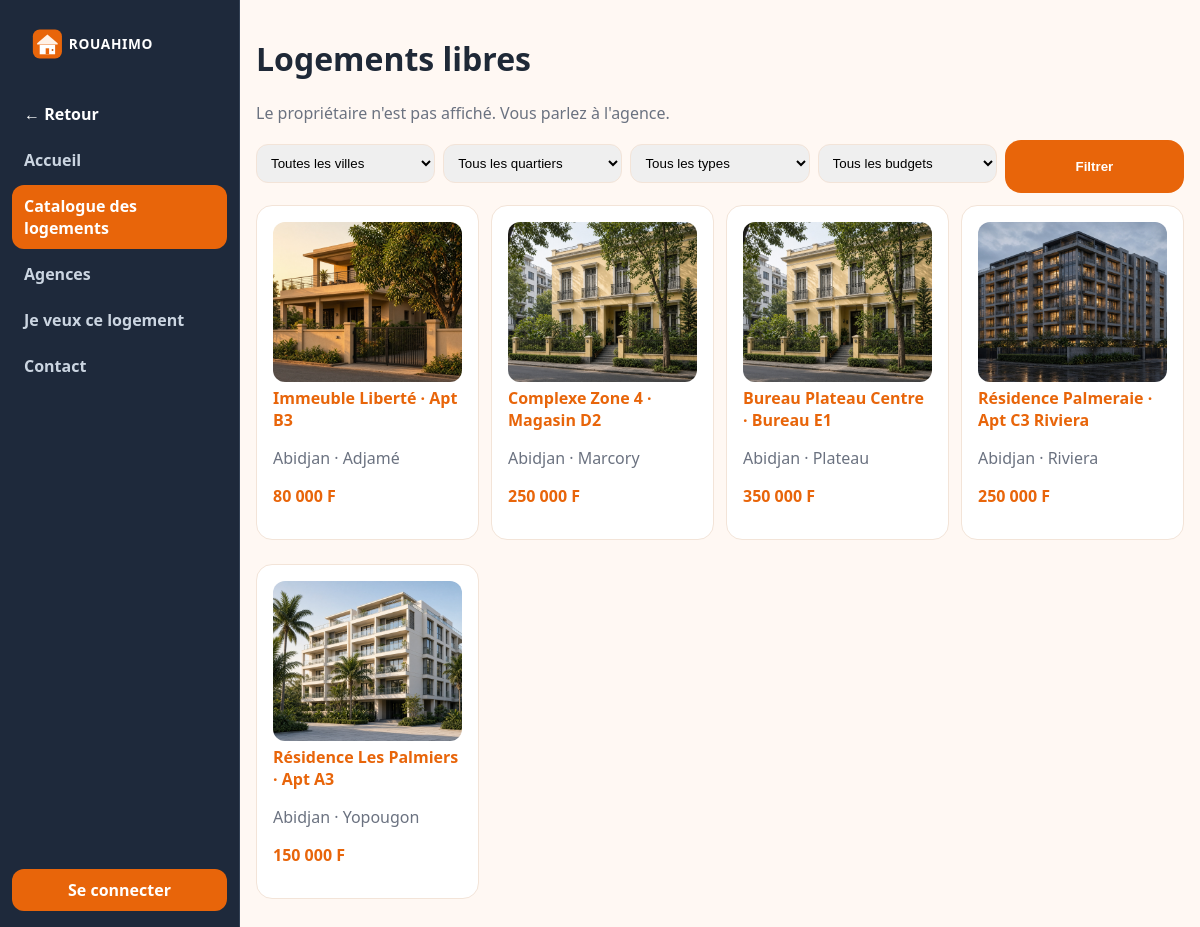
Screenshot of /?p=public&s=catalogue with the database file from the repository.
### tables this page shows
CREATE TABLE `locaux` (
    `local_id`                INT AUTO_INCREMENT PRIMARY KEY,
    `bien_id`                 INT NOT NULL,
    `nom`                     VARCHAR(100) DEFAULT NULL,
    `description`             TEXT DEFAULT NULL,
    `type_local`              ENUM('appartement','maison','magasin','bureau','studio','villa','autre') DEFAULT NULL,
    `surface`                 DECIMAL(8,2) DEFAULT NULL,
    `nombre_pieces`           INT DEFAULT NULL,
    `prix_loyer`              DECIMAL(12,2) DEFAULT NULL,
    `charges`                 DECIMAL(12,2) DEFAULT 0.00,
    `caution_mois`            INT DEFAULT 2,
    `avance_mois`             INT DEFAULT 1,
    `statut`                  ENUM('occupe','libre','reserve') DEFAULT 'libre',
    KEY `idx_locaux_bien` (`bien_id`),
    KEY `idx_locaux_statut` (`statut`),
    CONSTRAINT `fk_locaux_bien` FOREIGN KEY (`bien_id`)
        REFERENCES `biens` (`bien_id`) ON DELETE CASCADE ON UPDATE CASCADE
);

CREATE TABLE `biens` (
    `bien_id`                 INT AUTO_INCREMENT PRIMARY KEY,
    `agence_id`               INT DEFAULT NULL,
    `proprietaire_id`         INT DEFAULT NULL,
    `nom`                     VARCHAR(150) NOT NULL,
    `description`             TEXT DEFAULT NULL,
    `pays`                    VARCHAR(80) DEFAULT 'Côte d''Ivoire',
    `ville`                   VARCHAR(80) DEFAULT NULL,
    `quartier`                VARCHAR(80) DEFAULT NULL,
    `adresse`                 TEXT DEFAULT NULL,
    `longitude`               DECIMAL(10,7) DEFAULT NULL,
    `latitude`                DECIMAL(10,7) DEFAULT NULL,
    `statut`                  ENUM('actif','inactif') DEFAULT 'actif',
    KEY `idx_biens_agence` (`agence_id`),
    KEY `idx_biens_proprietaire` (`proprietaire_id`),
    CONSTRAINT `fk_biens_agence` FOREIGN KEY (`agence_id`)
        REFERENCES `agences` (`agence_id`) ON DELETE SET NULL ON UPDATE CASCADE,
    CONSTRAINT `fk_biens_proprietaire` FOREIGN KEY (`proprietaire_id`)
        REFERENCES `proprietaires` (`proprietaire_id`) ON DELETE SET NULL ON UPDATE CASCADE
);

CREATE TABLE `albums` (
    `album_id`                INT AUTO_INCREMENT PRIMARY KEY,
    `nom`                     VARCHAR(150) DEFAULT NULL,
    `type_media`              ENUM('photos','videos','audio','documents') DEFAULT 'photos',
    `url`                     TEXT DEFAULT NULL,
    `module`                  ENUM(
                                'reclamation','transaction','loyer','etat_lieux','contrat',
                                'bien','local','proprietaire','locataire','journee_caisse',
                                'utilisateur_caisse','caisse','utilisateur_permission',
                                'agence','utilisateur','societe','depense','versement_banque',
                                'demande_location','reversement','restitution_caution'
                              ) DEFAULT NULL,
    `module_id`               INT DEFAULT NULL,
    `statut`                  ENUM('actif','inactif') DEFAULT 'actif',
    KEY `idx_albums_module` (`module`,`module_id`)
);

### index.php (the view, shortened to what this page needs)
<?php
$cfg = require __DIR__ . '/config.php';
function h(?string $s): string { return htmlspecialchars((string) $s, ENT_QUOTES, 'UTF-8'); }
function fcfa(float $n): string { return number_format($n, 0, ',', ' ') . ' F'; }
function db(): PDO {
    static $pdo = null;
    if ($pdo) return $pdo;
    global $cfg;
    $pdo = new PDO(
        "mysql:host={$cfg['host']};port={$cfg['port']};dbname={$cfg['name']};charset=utf8mb4",
        $cfg['user'],
        $cfg['pass'],
        [PDO::ATTR_ERRMODE => PDO::ERRMODE_EXCEPTION, PDO::ATTR_DEFAULT_FETCH_MODE => PDO::FETCH_ASSOC]
    );
    return $pdo;
}
function me(): ?array { return $_SESSION['user'] ?? null; }
function q(string $sql, array $a = []): array {
    $st = db()->prepare($sql);
    $st->execute($a);
    return $st->fetchAll();
}
function one(string $sql, array $a = []): ?array {
    $rows = q($sql, $a);
    return $rows[0] ?? null;
}
function photoLocal(int $localId, int $bienId): string {
    $r = one('SELECT url FROM albums WHERE module = "local" AND module_id = ? AND statut = "actif" ORDER BY album_id LIMIT 1', [$localId]);
    return $r['url'] ?? photoBien($bienId);
}
$errDb = null;
$p = $_GET['p'] ?? (me() ? 'accueil' : 'arrivee');
?><!doctype html>
<html lang="fr">
<head>
</head>
<body>
<?php if ($errDb): ?>
<main class="paper"><h1>Base non trouvée</h1>
<p>Importez <strong>sql/rouahimo.sql</strong> dans phpMyAdmin (base <strong>rouahimo</strong>), puis rechargez.</p>
<p class="muted"><?= h($errDb) ?></p>
<p>WampServer doit être vert. Dossier : C:\wamp64\www\rouahimo — http://localhost/rouahimo/</p>
</main>
<?php else:
$public = !me() && $p === 'public';
if ($public) {
    $ps = $_GET['s'] ?? 'accueil';
    echo '<nav class="side5"><a href="?"><img src="assets/logo-rouahimo-menu.svg" alt="ROUAHIMO"></a><a class="back" href="?">← Retour</a>';
    foreach (['accueil' => 'Accueil', 'catalogue' => 'Catalogue des logements', 'agences' => 'Agences', 'demande' => 'Je veux ce logement', 'contact' => 'Contact'] as $id => $label) {
        echo '<a class="' . ($ps === $id || ($id === 'catalogue' && $ps === 'fiche') ? 'on' : '') . '" href="?p=public&s=' . $id . '">' . h($label) . '</a>';
    }
    echo '<a class="side-login" href="?p=login">Se connecter</a></nav><nav class="bottom5">';
    echo '<a href="?p=login">Connexion</a></nav>';
}
?>
<main class="inset">
<div class="pad">
<?php
if (!me() && ($p === 'arrivee' || $p === '')) {
    echo '<div class="welcome"><img src="assets/logo-rouahimo.svg" alt="" style="height:64px"><h1>ROUAHIMO</h1><p>Gestion immobilière pour les agences en Côte d\'Ivoire</p>';
    echo '<a class="btn-fill" href="?p=public">Commencer</a><a class="btn-line" href="?p=login">Se connecter</a></div>';
} elseif ($public) {
    renduPublic((string) ($_GET['s'] ?? 'accueil'));
} elseif ($p === 'refuse' || empty(me()['role'])) {
    echo '<div class="paper card"><h1>Accès refusé</h1><p>Votre rôle n\'ouvre pas cette partie.</p><a class="btn" href="?p=accueil">Retour</a></div>';
}
?>
</div>
</main>
<?php endif; ?>
</body>
</html>
<?php
function renduPublic(string $s): void {
    $rows = q('SELECT l.local_id, l.nom local_nom, l.description, l.type_local, l.surface, l.nombre_pieces, l.prix_loyer, l.charges, l.caution_mois, l.avance_mois, b.bien_id, b.nom bien, b.ville, b.quartier, b.adresse, a.nom agence, a.telephone, a.email, a.logo, a.adresse adresse_agence, a.quartier quartier_agence, a.ville ville_agence FROM locaux l JOIN biens b ON b.bien_id=l.bien_id JOIN agences a ON a.agence_id=b.agence_id WHERE l.statut="libre" ORDER BY b.ville, b.quartier, b.nom');
    $ville = (string) ($_GET['ville'] ?? '');
    $quartier = (string) ($_GET['quartier'] ?? '');
    $type = (string) ($_GET['type'] ?? '');
    $budget = (int) ($_GET['budget'] ?? 0);
    echo '<h1>Logements libres</h1><p class="muted">Le propriétaire n\'est pas affiché. Vous parlez à l\'agence.</p>';
    echo '<form method="get" class="filters"><input type="hidden" name="p" value="public"><input type="hidden" name="s" value="catalogue">';
    echo '<select name="ville"><option value="">Toutes les villes</option>';
    echo '</select><select name="quartier"><option value="">Tous les quartiers</option>';
    echo '</select><select name="type"><option value="">Tous les types</option>';
    echo '</select><select name="budget"><option value="0">Tous les budgets</option>';
    echo '</select><button class="btn" type="submit">Filtrer</button></form><div class="grid">';
    foreach ($rows as $l) {
        $q = 'ville=' . rawurlencode($ville) . '&quartier=' . rawurlencode($quartier) . '&type=' . rawurlencode($type) . '&budget=' . $budget;
        echo '<a class="card" href="?p=public&s=fiche&id=' . (int) $l['local_id'] . '&' . $q . '"><img class="cover" src="' . h(photoLocal((int) $l['local_id'], (int) $l['bien_id'])) . '" alt=""><strong>' . h($l['bien'] . ' · ' . $l['local_nom']) . '</strong><p class="muted">' . h($l['ville'] . ' · ' . $l['quartier']) . '</p><p style="font-weight:800;color:#E8650A">' . fcfa((float) $l['prix_loyer']) . '</p></a>';
    }
    echo '</div>';
}
?>

### index.php (style rules this page uses)
:root { --teal:#E8650A;--ink:#1F2937;--muted:#6B7280;--line:#F3E4D8;--canvas:#FFF8F3 }
* { box-sizing:border-box }
body { margin:0;font-family:"Segoe UI",Helvetica,Arial,sans-serif;color:var(--ink);background:#fff;overflow-x:hidden }
a { color:var(--teal);text-decoration:none }
img.cover { width:100%;height:160px;object-fit:cover;border-radius:12px }
.side5 { position:fixed;top:0;left:0;bottom:0;width:240px;background:#1E293B;border-right:1px solid #334155;display:none;flex-direction:column;gap:4px;padding:16px 12px;z-index:30 }
.side5 img { height:36px;margin:0 8px 12px }
.side5 a,.bottom5 a { color:#CBD5E1;border-radius:12px;padding:10px 12px;font-weight:600 }
.side5 a.on { background:var(--teal);color:#fff }
.side5 a.back { color:#fff }
.side-login { margin-top:auto;background:#E8650A;color:#fff!important;text-align:center }
main.inset { margin-left:0;background:var(--canvas);min-height:100vh;max-width:100%;overflow-x:hidden }
.pad { padding:16px }
.card { background:#fff;border:1px solid var(--line);border-radius:16px;padding:16px;margin-bottom:12px }
.grid { display:grid;gap:12px;grid-template-columns:repeat(auto-fill,minmax(200px,1fr)) }
.btn,.btn-fill,.btn-line { display:inline-block;border-radius:16px;padding:12px 16px;font-weight:700;text-align:center }
.btn,.btn-fill { background:#E8650A;color:#fff;border:0 }
input,select,textarea { width:100%;padding:10px;border:1px solid var(--line);border-radius:12px;margin:4px 0 10px }
.muted { color:var(--muted) }
.filters { display:grid;gap:8px;grid-template-columns:repeat(auto-fit,minmax(160px,1fr));margin-bottom:12px }
.btn,.btn-fill { background:var(--teal) }
@media (min-width:768px) { .side5 { display:flex } }
@media (min-width:768px) { main.inset { margin-left:240px } }

### rows the page displays
locaux: local_id.url (picture), bien+nom "Immeuble Liberté · Apt B3", bien.quartier "Abidjan · Adjamé", prix_loyer "80 000 F"
locaux: local_id.url (picture), bien+nom "Complexe Zone 4 · Magasin D2", bien.quartier "Abidjan · Marcory", prix_loyer "250 000 F"
locaux: local_id.url (picture), bien+nom "Bureau Plateau Centre · Bureau E1", bien.quartier "Abidjan · Plateau", prix_loyer "350 000 F"
locaux: local_id.url (picture), bien+nom "Résidence Palmeraie · Apt C3 Riviera", bien.quartier "Abidjan · Riviera", prix_loyer "250 000 F"
locaux: local_id.url (picture), bien+nom "Résidence Les Palmiers · Apt A3", bien.quartier "Abidjan · Yopougon", prix_loyer "150 000 F"

### other values shown
$label "Accueil"
$label "Catalogue des logements"
$label "Agences"
$label "Je veux ce logement"
$label "Contact"
